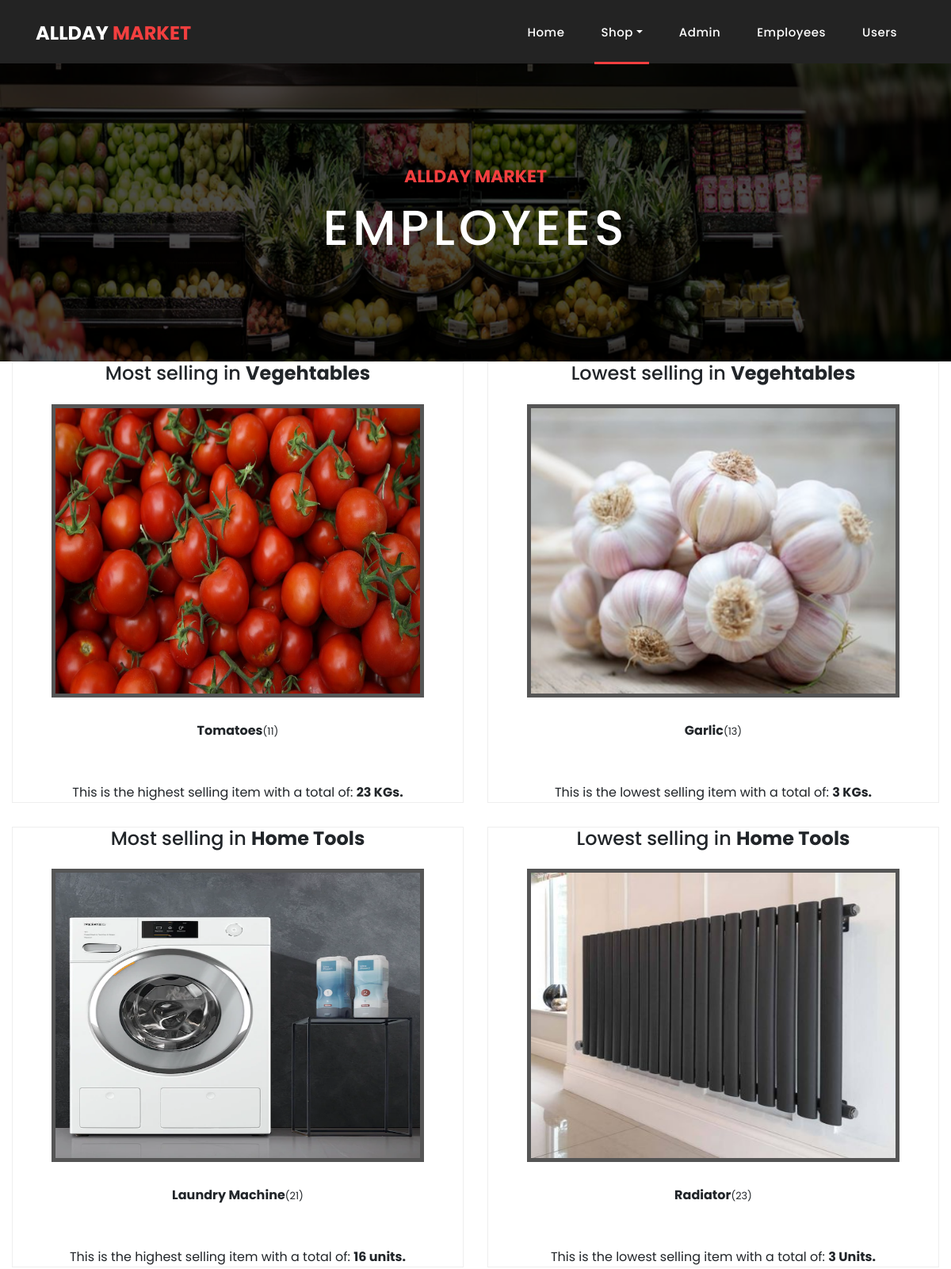
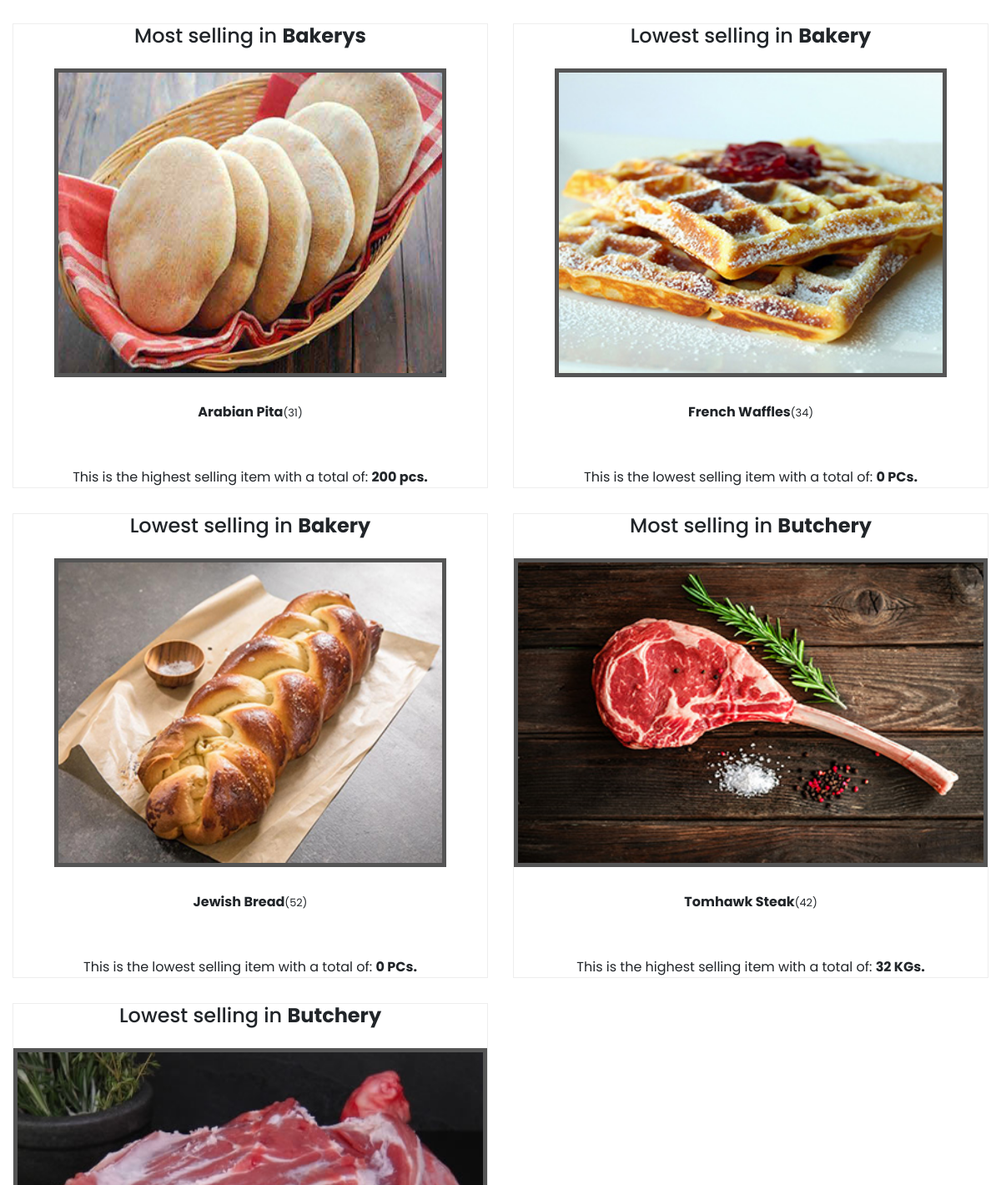
The app's page /itemStatics.php (signed in, upper part), older data (2 pictures, top to bottom).
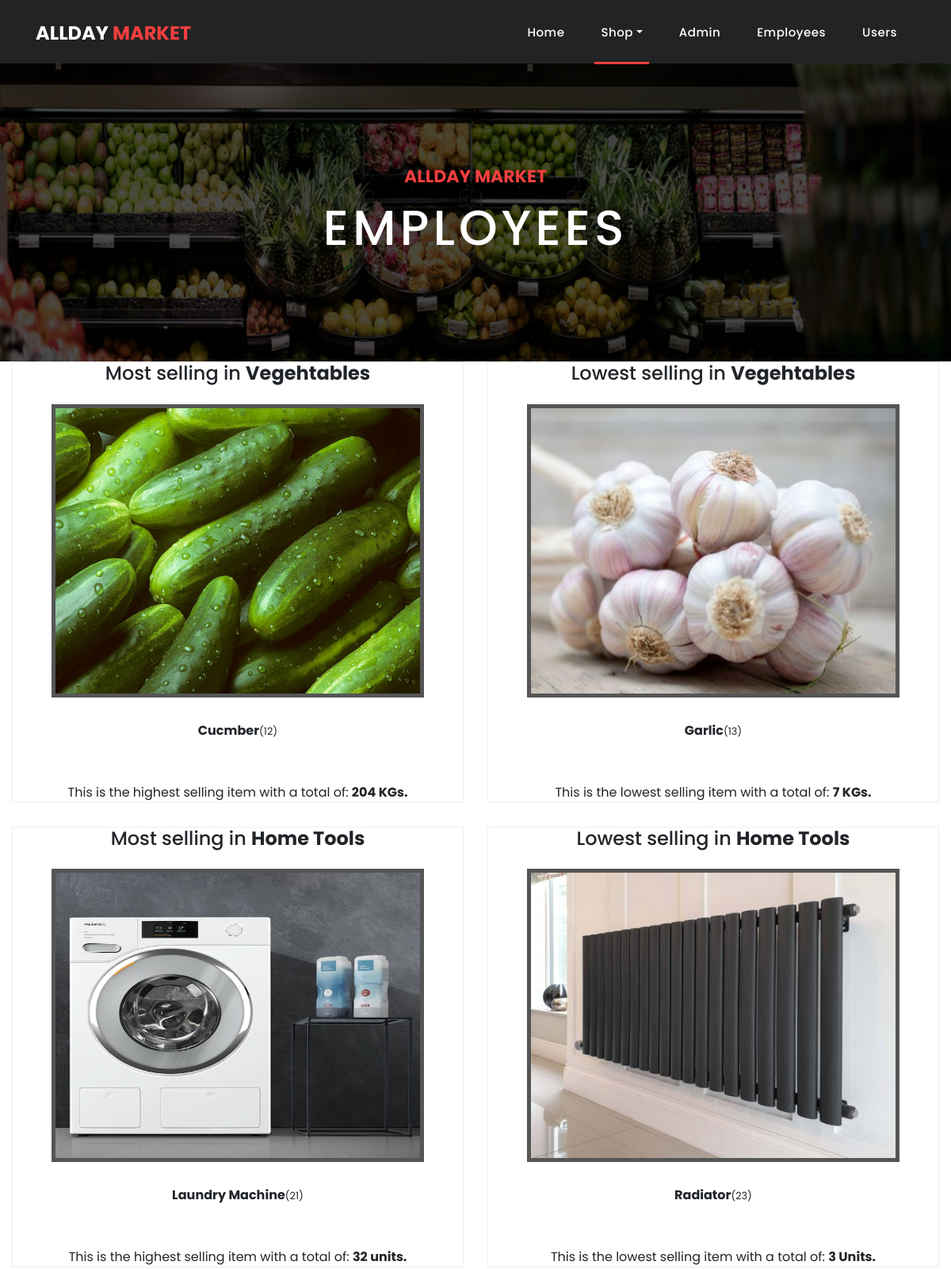
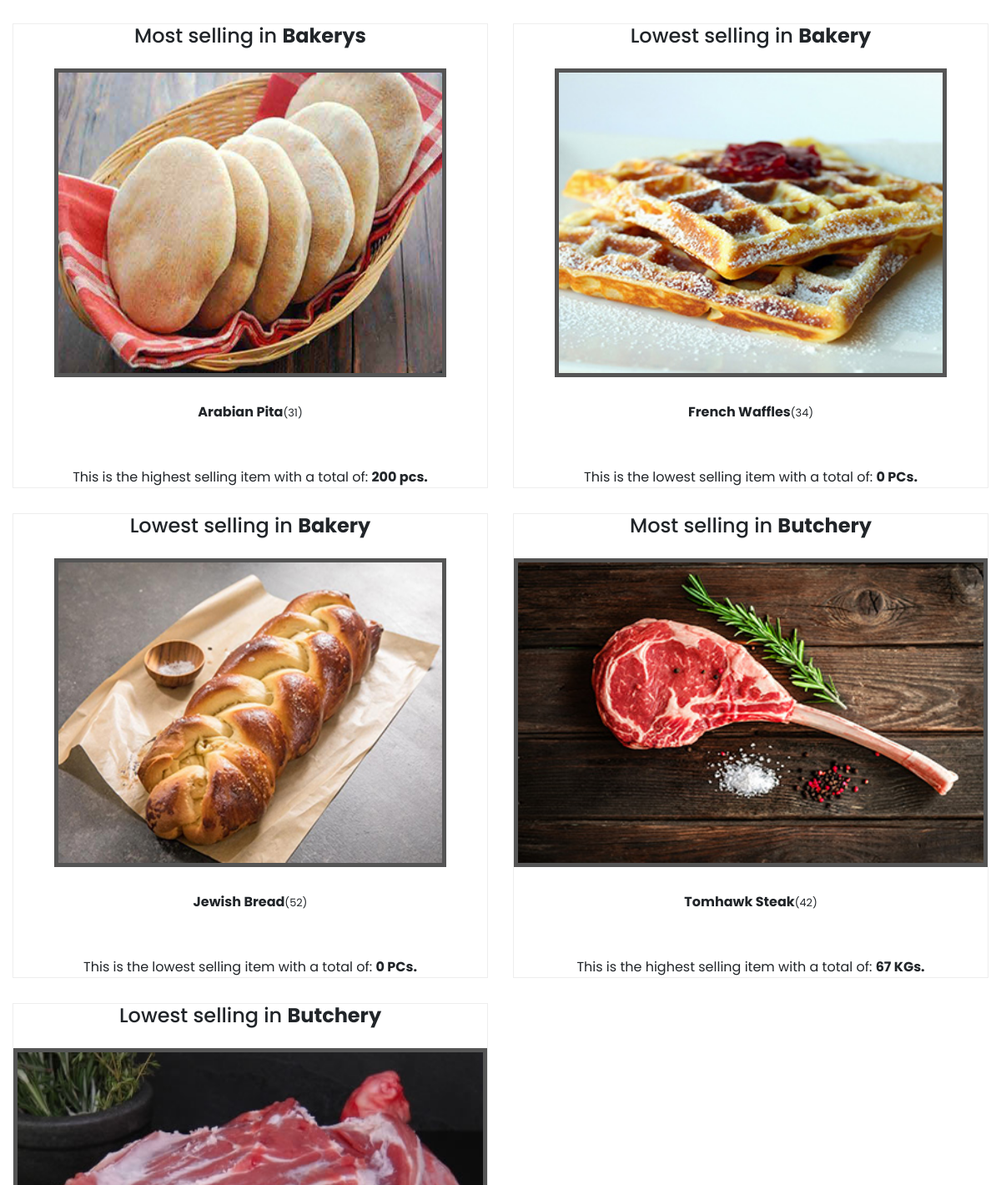
The same page, newer data (2 pictures, top to bottom).
### tables this page shows
CREATE TABLE `items` (
  `Barcode` int(11) NOT NULL,
  `Name` varchar(25) NOT NULL,
  `Price` int(11) NOT NULL,
  `Department` tinyint(1) NOT NULL,
  `img` varchar(35) NOT NULL,
  `quantity` int(11) NOT NULL,
  `supplierID` int(11) NOT NULL,
  `sellCount` int(11) NOT NULL DEFAULT 0
);

### itemStatics.php (the view, shortened to what the changed rows need)
<!DOCTYPE html>
<html lang="en">
   <head>
      <link href="vendor/bootstrap/css/bootstrap.min.css" rel="stylesheet">
      <link rel="stylesheet" href="assets/css/fontawesome.css">
      <link rel="stylesheet" href="assets/css/style.css">
      <link rel="stylesheet" href="assets/css/owl.css">
   </head>
   <body>
      <header class="">
         <?php
            if(isset($_SESSION['email'])&& $_SESSION['userType']== 1){
            $basedir = realpath(__DIR__);
            		include($basedir . '/navbars/navadmin.php');
            	}
            else{
                    header('Location:index.php');
            }
            ?>
      </header>
      <div class="page-heading about-heading header-text" style="background-image: url(assets/images/items/veghs.png);">
         <div class="container">
            <div class="row">
               <div class="col-md-12">
                  <div class="text-content">
                     <h2>Employees </h2>
                  </div>
               </div>
            </div>
         </div>
      </div>
      <div class="col-md-12">
         <div class="row">
            <?php
               include 'db.php';
               $sql = "SELECT MAX(sellCount) as MaxSold FROM items WHERE Department =1 LIMIT 1";
               $stmt= mysqli_stmt_init($conn);
               mysqli_stmt_prepare($stmt,$sql);
               mysqli_stmt_execute($stmt);
               $results=mysqli_stmt_get_result($stmt);
               $row = mysqli_fetch_assoc($results);
               $sellCount = $row['MaxSold'];
               $sql ="SELECT * from items WHERE sellCount = ? AND Department = 1";
               mysqli_stmt_init($conn);
               mysqli_stmt_prepare($stmt,$sql);
               mysqli_stmt_bind_param($stmt,"i",$sellCount);
               mysqli_stmt_execute($stmt);
               $results = mysqli_stmt_get_result($stmt);
               while($row = mysqli_fetch_assoc($results))
               {
                  $barcode = $row['Barcode'];
                  $name = $row['Name'];
                  $img = $row['img'];
               echo'
               <div class="col-md-6">
               <div class="product-item">
               <center> <h4> Most selling in <strong>Vegehtables</strong></h4><br>
               <img src="'.$img.'" style="width:470px;height:370px;" alt="">
               <div class="down-content">
               <center><strong>'.$name.'</strong><small>('.$barcode.')</small></center>
               </div>
               <br>
               <div>
               This is the highest selling item with a total of:  <strong>'.$sellCount.' KGs.</strong>
               </div>
               <div>
               </div>
               </div>
               </div>
               ';
               }
               $sql = "SELECT MIN(sellCount) as MinSold FROM items WHERE Department =1 LIMIT 1";
               $stmt= mysqli_stmt_init($conn);
               mysqli_stmt_prepare($stmt,$sql);
               mysqli_stmt_execute($stmt);
               $results=mysqli_stmt_get_result($stmt);
               $row = mysqli_fetch_assoc($results);
               $sellCount = $row['MinSold'];
               $sql ="SELECT * from items WHERE sellCount = ? AND Department =1";
               mysqli_stmt_init($conn);
               mysqli_stmt_prepare($stmt,$sql);
               mysqli_stmt_bind_param($stmt,"i",$sellCount);
               mysqli_stmt_execute($stmt);
               $results = mysqli_stmt_get_result($stmt);
               while($row = mysqli_fetch_assoc($results))
               {
                  $barcode = $row['Barcode'];
                  $name = $row['Name'];
                  $img = $row['img'];
               echo'
               <div class="col-md-6">
               <div class="product-item">
               <center> <h4> Lowest selling in <strong>Vegehtables</strong></h4><br>
               <img src="'.$img.'" style="width:470px;height:370px;" alt="">
               <div class="down-content">
               <center><strong>'.$name.'</strong><small>('.$barcode.')</small></center>
               </div>
               <br>
               <div>
               This is the lowest selling item with a total of:  <strong>'.$sellCount.' KGs.</strong>
               </div>
               <div>
               </div>
               </div>
               </div>
               ';
               }
                     $sql = "SELECT MAX(sellCount) as MaxSold FROM items WHERE Department =2 LIMIT 1";
                     $stmt= mysqli_stmt_init($conn);
                     mysqli_stmt_prepare($stmt,$sql);
                     mysqli_stmt_execute($stmt);
                     $results=mysqli_stmt_get_result($stmt);
                     $row = mysqli_fetch_assoc($results);
                     $sellCount = $row['MaxSold'];
                     $sql ="SELECT * from items WHERE sellCount = ? AND Department = 2";
                     mysqli_stmt_init($conn);
                     mysqli_stmt_prepare($stmt,$sql);
                     mysqli_stmt_bind_param($stmt,"i",$sellCount);
                     mysqli_stmt_execute($stmt);
                     $results = mysqli_stmt_get_result($stmt);
                     while($row = mysqli_fetch_assoc($results))
                     {
                        $barcode = $row['Barcode'];
                        $name = $row['Name'];
                        $img = $row['img'];
                     echo'
                     <div class="col-md-6">
               <div class="product-item">
               <center> <h4> Most selling in <strong>Home Tools</strong></h4><br>
               <img src="'.$img.'" style="width:470px;height:370px;" alt="">
               <div class="down-content">
               <center><strong>'.$name.'</strong><small>('.$barcode.')</small></center>
                </div>
                 <br>
                 <div>
                  This is the highest selling item with a total of:  <strong>'.$sellCount.' units.</strong>
                 </div>
                 <div>
               </div>
               </div>
               </div>';
                     }
                     $sql = "SELECT MIN(sellCount) as MinSold FROM items WHERE Department =2 LIMIT 1";
                     $stmt= mysqli_stmt_init($conn);
                     mysqli_stmt_prepare($stmt,$sql);
                     mysqli_stmt_execute($stmt);
                     $results=mysqli_stmt_get_result($stmt);
                     $row = mysqli_fetch_assoc($results);
                     $sellCount = $row['MinSold'];
                     $sql ="SELECT * from items WHERE sellCount = ? AND Department =2";
                     mysqli_stmt_init($conn);
                     mysqli_stmt_prepare($stmt,$sql);
                     mysqli_stmt_bind_param($stmt,"i",$sellCount);
                     mysqli_stmt_execute($stmt);
                     $results = mysqli_stmt_get_result($stmt);
                     while($row = mysqli_fetch_assoc($results))
                     {
                        $barcode = $row['Barcode'];
                        $name = $row['Name'];
                        $img = $row['img'];
                     echo'
                     <div class="col-md-6">
               <div class="product-item">
               <center> <h4> Lowest selling in <strong>Home Tools</strong></h4><br>
               <img src="'.$img.'" style="width:470px;height:370px;" alt="">
               <div class="down-content">
               <center><strong>'.$name.'</strong><small>('.$barcode.')</small></center>
                </div>
                 <br>
                 <div>
                  This is the lowest selling item with a total of:  <strong>'.$sellCount.' Units.</strong>
                 </div>
                 <div>
               </div>
               </div>
               </div>';
                     }
                     $sql = "SELECT MAX(sellCount) as MaxSold FROM items WHERE Department =3 LIMIT 1";
                     $stmt= mysqli_stmt_init($conn);
                     mysqli_stmt_prepare($stmt,$sql);
                     mysqli_stmt_execute($stmt);
                     $results=mysqli_stmt_get_result($stmt);
                     $row = mysqli_fetch_assoc($results);
                     $sellCount = $row['MaxSold'];
                     if($sellCount>0){
                     $sql ="SELECT * from items WHERE sellCount = ? AND Department = 3";
                     mysqli_stmt_init($conn);
                     mysqli_stmt_prepare($stmt,$sql);
                     mysqli_stmt_bind_param($stmt,"i",$sellCount);
                     mysqli_stmt_execute($stmt);
                     $results = mysqli_stmt_get_result($stmt);
                     while($row = mysqli_fetch_assoc($results))
                     {
                        $barcode = $row['Barcode'];
                        $name = $row['Name'];
                        $img = $row['img'];
                     echo'
                     <div class="col-md-6">
               <div class="product-item">
               <center> <h4> Most selling in <strong>Bakerys</strong></h4><br>
               <img src="'.$img.'" style="width:470px;height:370px;" alt="">
               <div class="down-content">
               <center><strong>'.$name.'</strong><small>('.$barcode.')</small></center>
                </div>
                 <br>
                 <div>
                  This is the highest selling item with a total of:  <strong>'.$sellCount.' pcs.</strong>
                 </div>
                 <div>
               </div>
               </div>
               </div>';
                     }
                    }
                     $sql = "SELECT MIN(sellCount) as MinSold FROM items WHERE Department =3 LIMIT 1";
                     $stmt= mysqli_stmt_init($conn);
                     mysqli_stmt_prepare($stmt,$sql);
                     mysqli_stmt_execute($stmt);
                     $results=mysqli_stmt_get_result($stmt);
                     $row = mysqli_fetch_assoc($results);
                     $sellCount = $row['MinSold'];
                     $sql ="SELECT * from items WHERE sellCount = ? AND Department =3";
                     mysqli_stmt_init($conn);
                     mysqli_stmt_prepare($stmt,$sql);
                     mysqli_stmt_bind_param($stmt,"i",$sellCount);
                     mysqli_stmt_execute($stmt);
                     $results = mysqli_stmt_get_result($stmt);
                     while($row = mysqli_fetch_assoc($results))
                     {
                        $barcode = $row['Barcode'];
                        $name = $row['Name'];
                        $img = $row['img'];
                     echo'
                     <div class="col-md-6">
               <div class="product-item">
               <center> <h4> Lowest selling in <strong>Bakery</strong></h4><br>
               <img src="'.$img.'" style="width:470px;height:370px;" alt="">
               <div class="down-content">
               <center><strong>'.$name.'</strong><small>('.$barcode.')</small></center>
                </div>
                 <br>
                 <div>
                  This is the lowest selling item with a total of:  <strong>'.$sellCount.' PCs.</strong>
                 </div>
                 <div>
               </div>
               </div>
               </div>';
                     }
               $sql = "SELECT MAX(sellCount) as MaxSold FROM items WHERE Department =4 LIMIT 1";
               $stmt= mysqli_stmt_init($conn);
               mysqli_stmt_prepare($stmt,$sql);
               mysqli_stmt_execute($stmt);
               $results=mysqli_stmt_get_result($stmt);
               $row = mysqli_fetch_assoc($results);
               $sellCount = $row['MaxSold'];
               if($sellCount >0){
               $sql ="SELECT * from items WHERE sellCount = ? AND Department = 4";
               mysqli_stmt_init($conn);
               mysqli_stmt_prepare($stmt,$sql);
               mysqli_stmt_bind_param($stmt,"i",$sellCount);
               mysqli_stmt_execute($stmt);
               $results = mysqli_stmt_get_result($stmt);
               while($row = mysqli_fetch_assoc($results))
               {
                  $barcode = $row['Barcode'];
                  $name = $row['Name'];
                  $img = $row['img'];
               echo'
               <div class="col-md-6">
               <div class="product-item">
               <center> <h4> Most selling in <strong>Butchery</strong></h4><br>
               <img src="'.$img.'" height="370px" width="270px" alt="">
               <div class="down-content">
               <center><strong>'.$name.'</strong><small>('.$barcode.')</small></center>
               </div>
               <br>
               <div>
               This is the highest selling item with a total of:  <strong>'.$sellCount.' KGs.</strong>
               </div>
               <div>
               </div>
               </div>
               </div>
               ';      }
               }
                                  $sql = "SELECT MIN(sellCount) as MinSold FROM items WHERE Department =4 LIMIT 1";
                                    $stmt= mysqli_stmt_init($conn);
                                    mysqli_stmt_prepare($stmt,$sql);
                                    mysqli_stmt_execute($stmt);
                                    $results=mysqli_stmt_get_result($stmt);
                                    $row = mysqli_fetch_assoc($results);
                                    $sellCount = $row['MinSold'];
                                    $sql ="SELECT * from items WHERE sellCount = ? AND Department =4";
                                    mysqli_stmt_prepare($stmt,$sql);
                                    mysqli_stmt_bind_param($stmt,"i",$sellCount);
                                    mysqli_stmt_execute($stmt);
                                    $results = mysqli_stmt_get_result($stmt);
                                    while($row = mysqli_fetch_assoc($results))
                                    {
                                       $barcode = $row['Barcode'];
                                       $name = $row['Name'];
                                       $img = $row['img'];
                                    echo'
                                    <div class="col-md-6">
                            <div class="product-item">
                             <center> <h4> Lowest selling in <strong>Butchery</strong></h4><br>
                             <img src="'.$img.'" height="370px" width="270px" alt="">
                             <div class="down-content">
                              <center><strong>'.$name.'</strong><small>('.$barcode.')</small></center>
                               </div>
                                <br>
                                <div>
                                 This is the lowest selling item with a total of:  <strong>'.$sellCount.' KGs.</strong>
                                </div>
                                <div>
                              </div>
                            </div>
                          </div>
                          ';
                                    }
                       ?>
         </div>
      </div>
   </body>
</html>

Row changes from the older to the newer data that the page shows:
no longer on this page (row edited): items: img (picture), Name "Tomatoes", Barcode "11", sellCount "23", shown under "EMPLOYEES"
now on this page (row edited): items: img (picture), Name "Cucmber", Barcode "12", sellCount "204", shown under "EMPLOYEES"
changed items "Garlic": sellCount "3" → "7"
changed items "Laundry Machine": sellCount "16" → "32"
changed items "Tomhawk Steak": sellCount "32" → "67"
